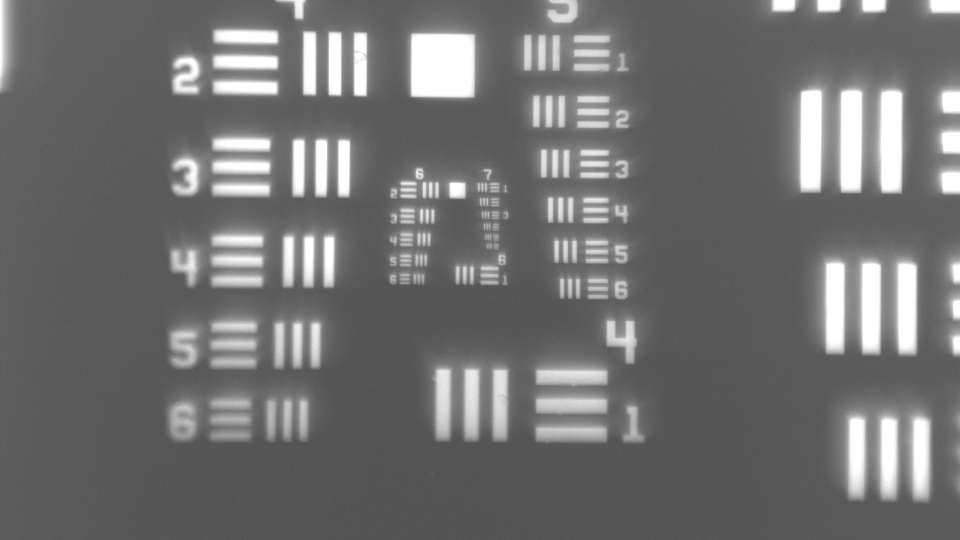
#> input picture USAF_frequency_analysis/output/STIMscopeLFOVImage.bmp, 1920 x 1080 px (shown at 1/2 size); its folder holds only this picture in this run
$ python usaf_reader.py output/STIMscopeLFOVImage.bmp
#> lines starting #> are read from the running program, lines starting #| are printed output that depends on the picture
#!/usr/bin/env python3
"""
Read a microscope image of a 1951 USAF target: find every bar element, identify
its group/element, measure its contrast, and report the finest element that
meets a requested contrast (default 20 %).

Why not a global FFT?
    A global spectrum mixes all 36 elements (plus digits, square, illumination)
    and loses *where* each frequency came from, so it cannot say which element
    still has 20 % contrast. Instead we use local, matched-frequency analysis:

Pipeline
    1. Orientation  - dominant edge angle (structure of gradients, folded mod 90°);
                      the image is de-rotated so bars are axis-aligned.
                      90° rotations and mirroring need no special handling.
    2. Detection    - matched filter: normalised cross-correlation (NCC) with an
                      ideal 3-bar template over a log-spaced bank of line widths
                      (image pyramid keeps it fast). NCC is contrast-invariant,
                      so low-contrast but real elements are still found.
    3. Refinement   - each hit is refined in position and line width (sub-pixel).
    4. Scale lattice- USAF line widths form an exact lattice: w ∝ 2^(-k/6),
                      k = 6·group + element - 1. Fitting the lattice phase to all
                      hits gives every hit's *relative* index exactly, without
                      knowing the pixel size.
    5. Pairing      - a real element has a horizontal- AND a vertical-line set of
                      equal width ~7 w apart; unpaired hits (digits etc.) are dropped.
    6. Identification
                    - the slide layout puts consecutive elements next to each
                      other in a column, except at three places per 2-group
                      period (element 1 of every group, element 2 of even
                      groups). Matching where the "column breaks" occur fixes
                      k modulo 12. The remaining 2-group ambiguity (the layout is
                      self-similar ×4) is resolved by an approximate pixel size
                      (good to within ×/÷2), a group hint, or - as a last resort -
                      by assuming the finest groups on the slide are visible.
    7. Prediction   - elements too blurred (or too small) to detect are located from
                      the slide geometry: each column is a geometric series, and each
                      group pair is a 1/4-scale copy of the pair two groups coarser.
                      Tiny detections (< ~3 px line width, where width alone can't
                      tell neighbouring elements apart) are re-checked against these
                      predicted positions. So the contrast fall-off past the
                      resolution limit is measured, not assumed.
                      Each detected element is also checked against the layout
                      predicted from the others: a bar set far off while its partner
                      agrees was paired with the wrong feature and is moved. Bar sets
                      not fully inside the image are flagged as cut off and skipped.
    8. Contrast     - per bar set, a profile across the bars (averaged over the
                      central 60 % of the bar length) gives
                        Michelson contrast  C = (I_bar - I_gap)/(I_bar + I_gap)
                      using the 3 bar centres and 2 inner gaps (signed: negative =
                      contrast reversal / spurious resolution), and a lock-in
                      (least-squares sine fit at the known frequency) modulation.
                      An element passes when both orientations reach the threshold.
                      The limit is the last passing element before the first failure,
                      going from coarse to fine. One isolated failure (the next element
                      passes again) is stepped over and reported (--skip-isolated 0 to
                      stop there; --limit-rule finest-pass: finest element that passes).
                      Contrast is reported on the raw image and after a background
                      correction: a dark frame (--dark-frame, recommended), a value, or
                      an automatic estimate. The raw image is the primary result unless a
                      dark frame or value is given, because stray light is part of the
                      system's performance and the automatic estimate can't separate it.

Usage
    python usaf_reader.py image.png                         # 20 % threshold
    python usaf_reader.py image.png --contrast 0.3 --pixel-size 1.1
    python usaf_reader.py image.png --magnification 10 --camera-pixel 3.45
    python usaf_reader.py image.png --coarsest-group 4      # biggest group you can see

Outputs (in --out-dir, default: <image folder>/usaf_results/):
    <stem>_usaf.json     everything, incl. per-element contrast and bounding boxes
    <stem>_usaf.csv      per-element table
    <stem>_overlay.png   detections drawn on the image (green pass, red fail)
    <stem>_ctf.png       contrast vs spatial frequency (CTF) with the threshold
    <stem>_scanlines.png raw centre scan line (pixel values) vs. the reader's profile, per bar set
    <stem>_scanlines.csv the scan-line and profile values behind that plot
"""

from __future__ import annotations

import argparse
import csv
import json
import math
from dataclasses import dataclass, field
from pathlib import Path

import numpy as np
from PIL import Image, ImageDraw, ImageFont
from scipy import ndimage
from scipy.spatial import cKDTree

Image.MAX_IMAGE_PIXELS = None

# USAF k index: k = 6*group + element - 1 ; slide spans group -2 .. 7
K_MIN, K_MAX = 6 * -2 + 0, 6 * 7 + 5
HV_DIST = (5.0, 9.5)        # centre distance between H and V sets of one element, in w
ADJ_DIST = 12.5             # consecutive elements closer than this (in w) are column neighbours


def lp_per_mm_k(k: int) -> float:
    return 2.0 ** (k / 6.0)


def line_width_um_k(k: int) -> float:
    return 500.0 / lp_per_mm_k(k)


def k_to_ge(k: int) -> tuple[int, int]:
    return k // 6, k % 6 + 1


# ---------------------------------------------------------------------------
# I/O
# ---------------------------------------------------------------------------

def load_gray(path: Path) -> np.ndarray:
    a = np.asarray(Image.open(path))
#> a is the input picture: shape (1080, 1920); min 73, max 255, mean 112.5
    if a.ndim == 3:
        a = a.astype(np.float64)
        a = 0.299 * a[..., 0] + 0.587 * a[..., 1] + 0.114 * a[..., 2]
    return a.astype(np.float64)


# ---------------------------------------------------------------------------
# 1. Orientation
# ---------------------------------------------------------------------------

def _edge_angle(img: np.ndarray, border: int = 16) -> float:
    """Dominant edge orientation folded to (-45°, 45°], degrees.
    Gradients within `border` px of the image edge are ignored: padding strips, frame
    borders and the edges left by de-rotation are long straight edges that would
    otherwise outweigh the target."""
    sm = ndimage.gaussian_filter(img, 1.5)
    gx, gy = ndimage.sobel(sm, 1), ndimage.sobel(sm, 0)
    m2 = gx * gx + gy * gy
    b = max(0, min(border, min(img.shape) // 8))
    if b:
        m2[:b], m2[-b:], m2[:, :b], m2[:, -b:] = 0, 0, 0, 0
    mask = m2 > np.percentile(m2, 95)
    z = np.sum(m2[mask] * np.exp(4j * np.arctan2(gy[mask], gx[mask])))
    return math.degrees(np.angle(z) / 4.0)


@dataclass
class Frame:
    """Maps de-rotated (working) coordinates <-> original image coordinates."""
    angle: float
    cy: float
    cx: float

    def matrix(self) -> np.ndarray:
        a = math.radians(self.angle)
        return np.array([[math.cos(a), -math.sin(a)], [math.sin(a), math.cos(a)]])

    # [6 lines left out: function to_original, not called in this run]


def derotate(img: np.ndarray) -> tuple[np.ndarray, Frame]:
    theta = _edge_angle(img)
    cy, cx = (img.shape[0] - 1) / 2, (img.shape[1] - 1) / 2
    best = (img, Frame(0.0, cy, cx), abs(theta))
    if abs(theta) > 0.3:
        for ang in (theta, -theta):
            fr = Frame(ang, cy, cx)
            R = fr.matrix()
            c = np.array([cy, cx])
            out = ndimage.affine_transform(img, R, offset=c - R @ c, order=1, mode="nearest")
            res = abs(_edge_angle(out))
            if res < best[2]:
                best = (out, fr, res)
    return best[0], best[1]


# ---------------------------------------------------------------------------
# 2. Detection (matched filter bank)
# ---------------------------------------------------------------------------

@dataclass
class Det:
    x: float
    y: float
    w: float
    axis: str      # 'x': vertical bars (profile along x);  'y': horizontal bars
    score: float   # signed NCC (+ bright bars, - dark bars)


def _bar_coverage(u: np.ndarray, w: float, half: float) -> np.ndarray:
    """Fraction of [u-half, u+half] covered by the three bars centred at 0, ±2w."""
    cov = np.zeros_like(u, dtype=np.float64)
    for c in (-2 * w, 0.0, 2 * w):
        a, b = c - 0.5 * w, c + 0.5 * w
        cov += np.clip(np.minimum(b, u + half) - np.maximum(a, u - half), 0, None)
    return cov / (2 * half)


def _ncc_map(img: np.ndarray, img2: np.ndarray, w: float, axis: str, eps: float) -> np.ndarray:
    R = int(math.ceil(3.5 * w))
    p = _bar_coverage(np.arange(-R, R + 1, dtype=np.float64), w, 0.5)
    p -= p.mean()
    Ly = 2 * int(round(2.0 * w)) + 1          # ~80 % of the 5w bar length
    nx = 2 * R + 1
    if axis == "x":
        s = ndimage.uniform_filter1d(img, Ly, axis=0, mode="nearest") * Ly
        num = ndimage.correlate1d(s, p, axis=1, mode="nearest")
        size = (Ly, nx)
    else:
        s = ndimage.uniform_filter1d(img, Ly, axis=1, mode="nearest") * Ly
        num = ndimage.correlate1d(s, p, axis=0, mode="nearest")
        size = (nx, Ly)
    n = Ly * nx
    m1 = ndimage.uniform_filter(img, size, mode="nearest")
    m2 = ndimage.uniform_filter(img2, size, mode="nearest")
    var = np.maximum(n * (m2 - m1 * m1), n * eps)
    ncc = num / np.sqrt(Ly * float(p @ p) * var)
    hy, hx = size[0] // 2 + 1, size[1] // 2 + 1
    ncc[:hy] = 0
    ncc[-hy:] = 0
    ncc[:, :hx] = 0
    ncc[:, -hx:] = 0
    return ncc


def _block_mean(a: np.ndarray, d: int) -> np.ndarray:
    if d == 1:
        return a
    H, W = (a.shape[0] // d) * d, (a.shape[1] // d) * d
    return a[:H, :W].reshape(H // d, d, W // d, d).mean(axis=(1, 3))


def detect(img: np.ndarray, w_min: float, w_max: float, thr: float, steps_per_octave: int = 12) -> list[Det]:
    cands: list[Det] = []
    n_oct = math.log2(w_max / w_min)
    ws = w_min * 2.0 ** (np.arange(int(n_oct * steps_per_octave) + 1) / steps_per_octave)
    pyramid: dict[int, tuple[np.ndarray, np.ndarray, float]] = {}
    gvar = float(np.var(img))
    for w in ws:
        L = 0 if w < 4 else int(math.floor(math.log2(w / 2.0)))
        d = 2 ** L
        if d not in pyramid:
            im = _block_mean(img, d)
            pyramid[d] = (im, im * im, 1e-4 * gvar)
        im, im2, eps = pyramid[d]
        we = w / d
        for axis in ("x", "y"):
            ncc = _ncc_map(im, im2, we, axis, eps)
            a = np.abs(ncc)
            peaks = (a >= thr) & (a == ndimage.maximum_filter(a, size=3))
            ys, xs = np.nonzero(peaks)
            for yy, xx in zip(ys, xs):
                cands.append(Det((xx + 0.5) * d - 0.5, (yy + 0.5) * d - 0.5, float(w), axis, float(ncc[yy, xx])))
    return cands


def nms(dets: list[Det], radius: float) -> list[Det]:
    """Greedy non-maximum suppression per orientation; radius in units of w."""
    out: list[Det] = []
    for axis in ("x", "y"):
        ds = sorted((d for d in dets if d.axis == axis), key=lambda d: -abs(d.score))
        if not ds:
            continue
        pts = np.array([[d.x, d.y] for d in ds])
        tree = cKDTree(pts)
        sup = np.zeros(len(ds), bool)
        acc_xy, acc_w = [], []
        for i, d in enumerate(ds):
            if sup[i]:
                continue
            if acc_xy:
                axy, aw = np.array(acc_xy), np.array(acc_w)
                if np.any(np.hypot(axy[:, 0] - d.x, axy[:, 1] - d.y) < radius * np.maximum(aw, d.w)):
                    sup[i] = True
                    continue
            out.append(d)
            acc_xy.append((d.x, d.y))
            acc_w.append(d.w)
            sup[tree.query_ball_point((d.x, d.y), radius * d.w)] = True
    return out


# ---------------------------------------------------------------------------
# 3. Sub-pixel refinement
# ---------------------------------------------------------------------------

def _grid(x: float, y: float, w: float, axis: str, u: np.ndarray, v: np.ndarray):
    U, V = np.meshgrid(u, v)
    return (x + U, y + V) if axis == "x" else (x + V, y + U)


# [62 lines left out: functions sample_ncc, refine, fit_lattice, not called in this run]


@dataclass
class Element:
    r: int                    # relative index (increases with frequency)
    h: Det | None             # horizontal-line set (axis 'y')
    v: Det | None             # vertical-line set (axis 'x')
    detected: bool = True
    k: int | None = None
    meas: dict = field(default_factory=dict)
    relocated: list = field(default_factory=list)   # bar sets moved to their layout position

    # [33 lines left out: functions center, pair_sets, not called in this run]


def _break_expected(k_next: int) -> bool:
    """Is element k_next NOT the column neighbour of element k_next-1 on the slide?"""
    return k_next % 6 == 0 or k_next % 12 == 1


# [18 lines left out: function identify_mod12, not called in this run]


def pixel_size_for(K0: int, phi: float) -> float:
    """µm/px implied by assigning relative index r -> k = K0 + r."""
    return 500.0 * 2.0 ** (-(K0 + phi) / 6.0)


# ---------------------------------------------------------------------------
# 7. Locating undetected elements
# ---------------------------------------------------------------------------
# Two exact properties of the slide are used:
#   * within a column, centres follow a geometric series: c(e) = A + B q^e, q = 2^(-1/6)
#     and the H->V offset scales as q^e;
#   * each group pair is a 1/4-scale copy of the pair two groups coarser, in the same
#     orientation: c(k+12) = c(k)/4 + t.

Q = 2.0 ** (-1 / 6)


def _column_of(k: int) -> tuple[int, str]:
    g, e = k_to_ge(k)
    return (g, "corner") if (g % 2 == 0 and e == 1) else (g, "col")


# [238 lines left out: functions predict_missing, verify_small, check_layout, predict_positions, snap_predicted, measure_set, not called in this run]


# ---------------------------------------------------------------------------
# Main analysis
# ---------------------------------------------------------------------------

def analyze(img_raw: np.ndarray, contrast: float = 0.2, pixel_size: float | None = None,
            group_hint: int | None = None, black_level: str | float = "none",
            roi: tuple[int, int, int, int] | None = None, min_ncc: float = 0.55,
            w_min: float = 1.25, verbose: bool = True, limit_rule: str = "first-fail",
            skip_isolated: int = 1, dark_frame: np.ndarray | None = None) -> dict:
#> called with contrast = 0.2, black_level = 'none', min_ncc = 0.55, w_min = 1.25, verbose = True, limit_rule = 'first-fail', skip_isolated = 1
    log = print if verbose else (lambda *a, **k: None)
    notes: list[str] = []

    img0 = img_raw.astype(np.float64)
    off = (0, 0)
    if roi:
        x0, y0, x1, y1 = roi
        img0 = img0[y0:y1, x0:x1]
        off = (x0, y0)

    # ---- background ---------------------------------------------------------
    # Contrast is always measured twice: on the raw image and after a background correction.
    # The correction is a dark frame (per pixel) if given, else a fixed value if given, else an
    # automatic estimate (darkest 0.5 % of the median-filtered image). The automatic estimate
    # cannot tell camera offset from stray light, so it is never the primary result: the
    # primary result is the corrected one only when the user supplied a dark frame or value.
    auto_black = float(np.percentile(ndimage.median_filter(img0, 5), 0.5))
#> auto_black = 83
    if dark_frame is not None:
        dark = np.asarray(dark_frame, dtype=np.float64)
        if roi:
            dark = dark[y0:y1, x0:x1]
        if dark.shape != img0.shape:
            raise ValueError(f"Dark frame shape {dark.shape} does not match image {img0.shape}.")
        bg, bg_method, primary = dark, f"dark frame (mean {dark.mean():.4g})", "corrected"
    elif black_level == "auto":
        bg, bg_method, primary = auto_black, f"automatic black level {auto_black:.4g}", "corrected"
    elif black_level == "none":
        bg, bg_method, primary = auto_black, f"automatic black level {auto_black:.4g}", "raw"
#> bg = 83; bg_method = 'automatic black level 83'; primary = 'raw'
    else:
        bg, bg_method, primary = float(black_level), f"black level {float(black_level):.4g}", "corrected"
    img_corr = img0 - bg
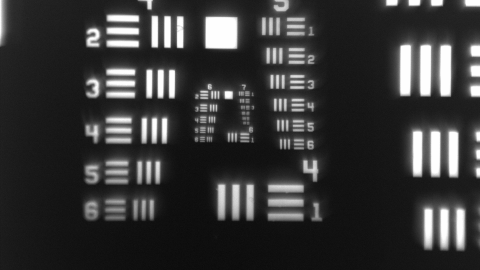
#> img_corr: shape (1080, 1920) float64 (shown at 1/4 size); min -10, max 172, mean 29.5; drawn with min black and max white
    black = float(np.mean(bg)) if primary == "corrected" else 0.0
#> black = 0

    img, frame = derotate(img0)
#> in _edge_angle, `gx, gy = ndimage.sobel(sm, 1), ndimage.sobel(sm, 0)`:
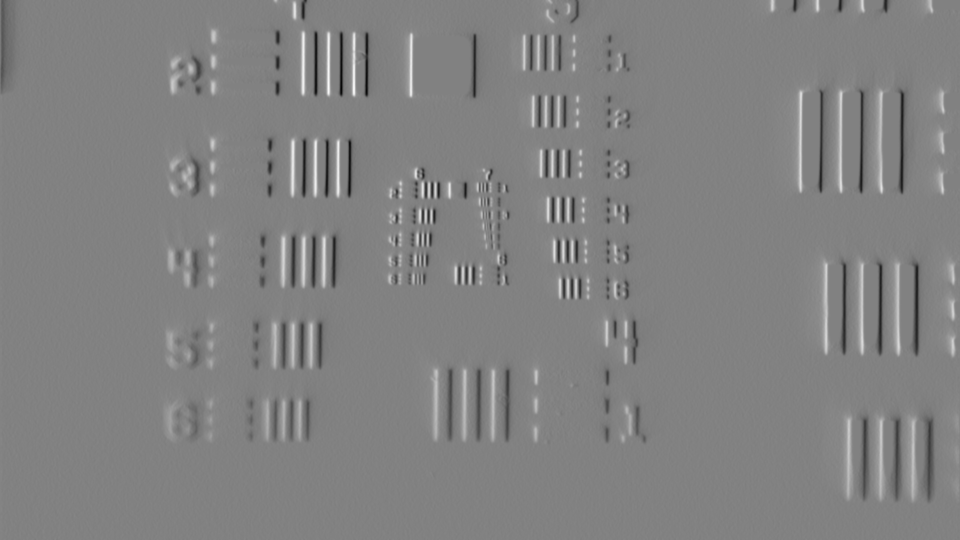
#> gx: shape (1080, 1920) float64 (shown at 1/2 size); min -205.8, max 198.7, mean 0.1; drawn with min black and max white
#> (the rest of the program and of its run is left out)
